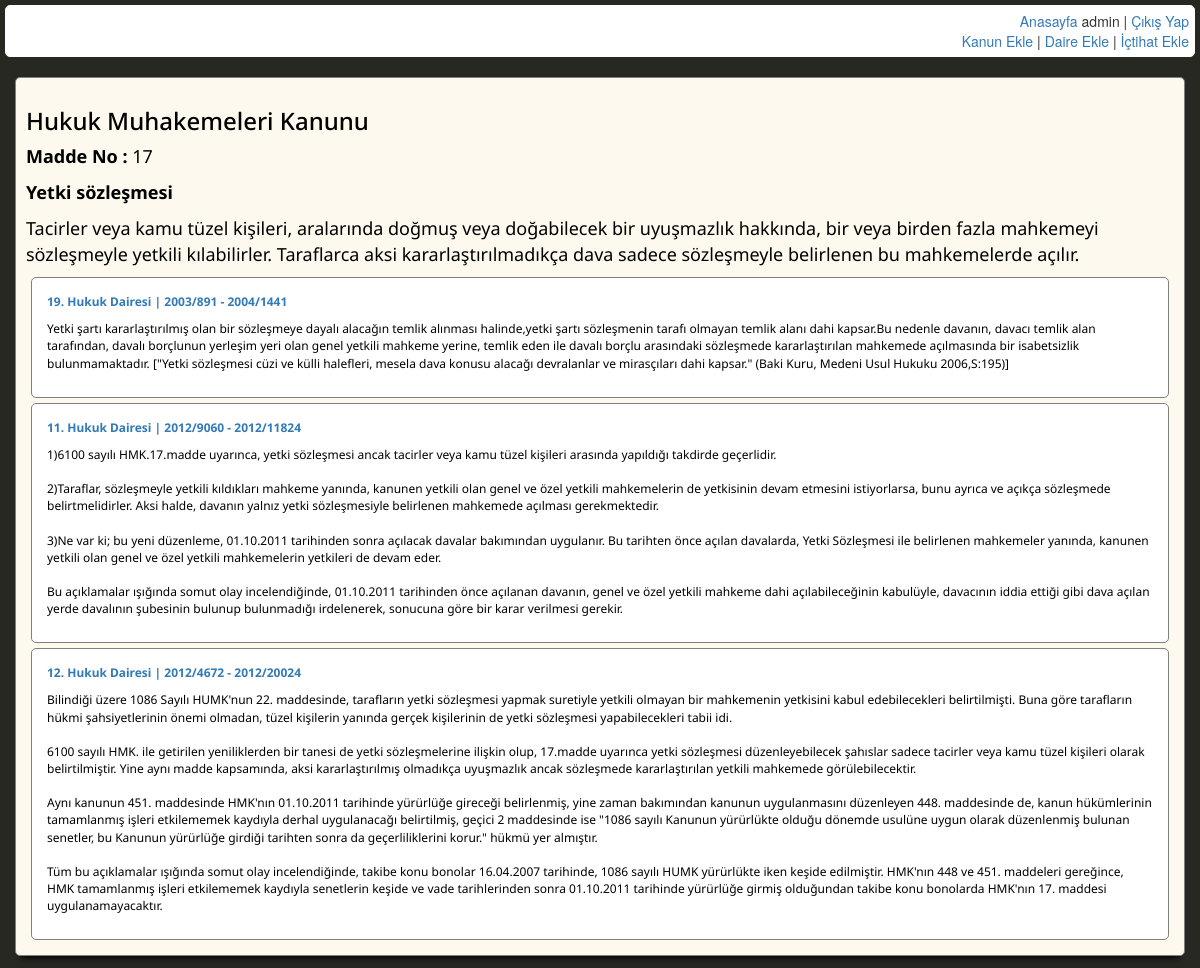
Screenshot of /dtekkanungoster.php?ilgili=Hukuk Muhakemeleri Kanunu - 17 (signed in) with the database file from the repository.
### tables this page shows
CREATE TABLE IF NOT EXISTS `kanun` (
  `id` int(11) NOT NULL AUTO_INCREMENT,
  `kanunadi` varchar(255) NOT NULL,
  `kanunno` int(11) NOT NULL,
  `maddeno` int(11) NOT NULL,
  `madde` text NOT NULL,
  `ilgiliserh` varchar(255) NOT NULL,
  `bilgibaslik` varchar(255) NOT NULL,
  PRIMARY KEY (`id`),
  KEY `ilgiliserh` (`ilgiliserh`),
  KEY `maddeno` (`maddeno`),
  KEY `kanunadi` (`kanunadi`),
  KEY `kanunno` (`kanunno`),
  KEY `bilgibaslik` (`bilgibaslik`),
  FULLTEXT KEY `ilgiliserh_2` (`ilgiliserh`)
);

CREATE TABLE IF NOT EXISTS `serh` (
  `id` int(11) NOT NULL AUTO_INCREMENT,
  `daire` varchar(255) NOT NULL,
  `esasno` varchar(100) NOT NULL,
  `kararno` varchar(100) NOT NULL,
  `ozet` text NOT NULL,
  `serh` longtext NOT NULL,
  `ilgili` varchar(255) NOT NULL,
  PRIMARY KEY (`id`),
  KEY `ilgili` (`ilgili`),
  KEY `daire` (`daire`)
);

### dtekkanungoster.php (the view, shortened to what this page needs)
<?php include('baglan.php'); ?>
<!DOCTYPE html PUBLIC "-//W3C//DTD XHTML 1.0 Transitional//EN" "http://www.w3.org/TR/xhtml1/DTD/xhtml1-transitional.dtd">
<html xmlns="http://www.w3.org/1999/xhtml" xml:lang="en">
<head>
	<link rel="stylesheet" href="css/ozel.css" />
	<link rel="stylesheet" href="css/bootstrap.min.css" />
</head>
<body style="background-color: #272822;" >
	<?php
	include('dmenu.php');
		$gelenserh = $_GET['ilgili'];
		$sorgulagetir = mysqli_query($baglan, "select * from kanun where ilgiliserh = '$gelenserh'");
		$sorgu = mysqli_fetch_array($sorgulagetir);
		extract($sorgu);
		echo "<div style='font-family:Noto Sans' class='tekkanunkutu'> <h3>$kanunadi</h3>
		<p><b>Madde No :</b> $maddeno </p>
		<p>$madde </p>";
			$ilgiliserhigetir = mysqli_query($baglan, "select * from serh where ilgili = '$ilgiliserh'");
			while ($ilgili = mysqli_fetch_array($ilgiliserhigetir)) {
				extract($ilgili);
				echo "<div style='border-style:solid; border-color:gray; border-width:1px; font-size:12px; padding:15px; margin:5px; background-color:#fff; border-radius:5px;'>
					<p><b><a href='dserhgoster.php?id=$id'>$daire | $esasno - $kararno</a></b></p>
					<p>$ozet</p>
				</div>";
			}
		echo "</div>";
	 ?>
</body>
</html>

### css/ozel.css (style rules this page uses)
body { font-family: Raleway; }
body { list-style: none; }
.tekkanunkutu { border-width: 2px; border-color: gray; background-color: #FDF9EE; color:#000; padding:10px; font-size: 18px; border-radius: 5px; margin:15px; -webkit-box-shadow: 0 8px 6px -6px black; -moz-box-shadow: 0 8px 6px -6px black; box-shadow: 0 8px 6px -6px black; border:1px solid gray; }

### rows the page displays
kanun: kanunadi "Hukuk Muhakemeleri Kanunu", maddeno "17", madde "Yetki sözleşmesi Tacirler veya kamu tüzel kişileri, aralarında doğmuş veya doğabilecek bir uyuşmazlık hakkında, bir veya birden fazla mahkemeyi sözleşmeyle yetkili kılabilirler. Taraflarca aksi kararlaştırılmadıkça dava sadece sözleşmeyle belirlenen bu mahkemelerde açılır."
serh: daire "19. Hukuk Dairesi", esasno "2003/891", kararno "2004/1441", ozet "Yetki şartı kararlaştırılmış olan bir sözleşmeye dayalı alacağın temlik alınması halinde,yetki şartı sözleşmenin tarafı olmayan temlik alanı dahi kapsar.Bu nedenle davanın, davacı temlik alan tarafından, davalı borçlunun yerleşim yeri olan genel yetkili mahkeme yerine, temlik eden ile davalı borçlu arasındaki sözleşmede kararlaştırılan mahkemede açılmasında bir isabetsizlik bulunmamaktadır. [\"Yetki sözleşmesi cüzi ve külli halefleri, mesela dava konusu alacağı devralanlar ve mirasçıları dahi kapsar.\" (Baki Kuru, Medeni Usul Hukuku 2006,S:195)]"
serh: daire "11. Hukuk Dairesi", esasno "2012/9060", kararno "2012/11824", ozet "1)6100 sayılı HMK.17.madde uyarınca, yetki sözleşmesi ancak tacirler veya kamu tüzel kişileri arasında yapıldığı takdirde geçerlidir. 2)Taraflar, sözleşmeyle yetkili kıldıkları mahkeme yanında, kanunen yetkili olan genel ve özel yetkili mahkemelerin de yetkisinin devam etmesini istiyorlarsa, bunu ayrıca ve açıkça sözleşmede belirtmelidirler. Aksi halde, davanın yalnız yetki sözleşmesiyle belirlenen mahkemede açılması gerekmektedir. 3)Ne var ki; bu yeni düzenleme, 01.10.2011 tarihinden sonra açılacak davalar bakımından uygulanır. Bu tarihten önce açılan davalarda, Yetki Sözleşmesi ile belirlenen mahkemeler yanında, kanunen yetkili olan genel ve özel yetkili mahkemelerin yetkileri de devam…"
serh: daire "12. Hukuk Dairesi", esasno "2012/4672", kararno "2012/20024", ozet "Bilindiği üzere 1086 Sayılı HUMK'nun 22. maddesinde, tarafların yetki sözleşmesi yapmak suretiyle yetkili olmayan bir mahkemenin yetkisini kabul edebilecekleri belirtilmişti. Buna göre tarafların hükmi şahsiyetlerinin önemi olmadan, tüzel kişilerin yanında gerçek kişilerinin de yetki sözleşmesi yapabilecekleri tabii idi. 6100 sayılı HMK. ile getirilen yeniliklerden bir tanesi de yetki sözleşmelerine ilişkin olup, 17.madde uyarınca yetki sözleşmesi düzenleyebilecek şahıslar sadece tacirler veya kamu tüzel kişileri olarak belirtilmiştir. Yine aynı madde kapsamında, aksi kararlaştırılmış olmadıkça uyuşmazlık ancak sözleşmede kararlaştırılan yetkili mahkemede görülebilecektir. Aynı kanunun 451.…"

### other values shown
$_SESSION['kullanici'] "admin"
